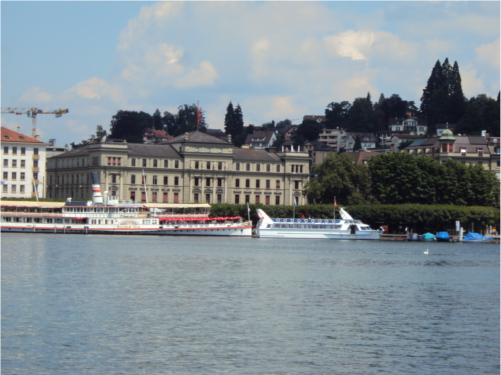
#> input picture Lab/Lab3/slike/1.JPG, 501 x 375 px; its folder holds 3 pictures in this run
$ python main.py
#> lines starting #> are read from the running program, lines starting #| are printed output that depends on the picture
import cv2
import numpy as np
import os


def create_panorama(images, min_match_count=30):
    # Initialize SIFT detector
    sift = cv2.SIFT_create()

    # Placeholder for the final panorama
    panorama = None

    # Iterate over all image pairs
    for i in range(len(images) - 1):
        # Convert images to grayscale
        gray1 = cv2.cvtColor(images[i], cv2.COLOR_BGR2GRAY)
        gray2 = cv2.cvtColor(images[i + 1], cv2.COLOR_BGR2GRAY)

        # Detect keypoints and compute descriptors
        kp1, des1 = sift.detectAndCompute(gray1, None)
        kp2, des2 = sift.detectAndCompute(gray2, None)

        # FLANN matcher - pair key points
        FLANN_INDEX_KDTREE = 1
        index_params = dict(algorithm=FLANN_INDEX_KDTREE, trees=5)
        search_params = dict(checks=50)
        flann = cv2.FlannBasedMatcher(index_params, search_params)

        matches = flann.knnMatch(des1, des2, k=2)

        # Lowe's ratio test to find good matches
        good_matches = []
        for m, n in matches:
            if m.distance < 0.7 * n.distance:
                good_matches.append(m)

        if len(good_matches) > min_match_count:
            src_pts = np.float32([kp1[m.queryIdx].pt for m in good_matches]).reshape(-1, 1, 2)
            dst_pts = np.float32([kp2[m.trainIdx].pt for m in good_matches]).reshape(-1, 1, 2)

            # Calculate Homography - in order to join images
            M, mask = cv2.findHomography(src_pts, dst_pts, cv2.RANSAC, 5.0)

            # Warp images to create panorama - join images
            if panorama is None:
                panorama = images[i]
            h, w = images[i + 1].shape[:2]
            w = cv2.warpPerspective(panorama, M, (panorama.shape[1] + w, h))
            w[0:h, 0:images[i + 1].shape[1]] = images[i + 1]

            panorama = w
        else:
            print("Not enough matches are found for images {} and {} - {}/{}".format(i, i + 1, len(good_matches),
                                                                                     min_match_count))
            return None

    return panorama


# Load images
image_directory = os.path.join(os.getcwd(), "slike")
image_paths = sorted(
    [os.path.join(image_directory, path) for path in os.listdir(image_directory) if path.endswith('.JPG')])
images = [cv2.imread(path) for path in image_paths]
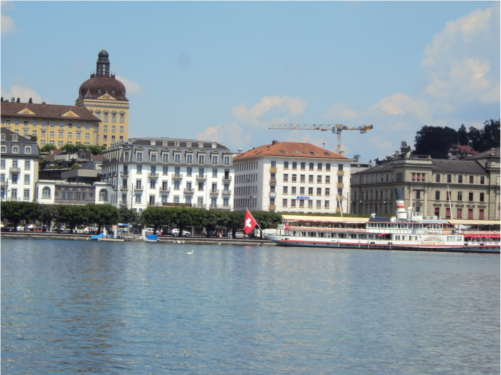
#> input picture Lab/Lab3/slike/2.JPG, 501 x 375 px
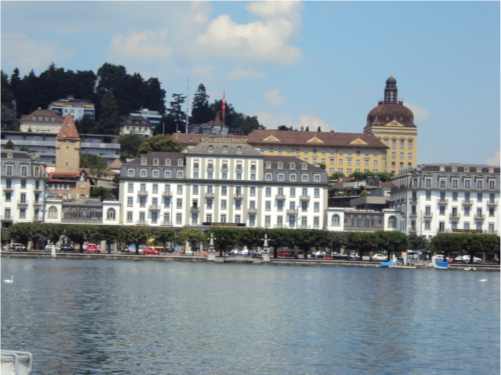
#> input picture Lab/Lab3/slike/3.JPG, 501 x 375 px
#> images = 3 items

# Create panorama
panorama = create_panorama(images)
#> the loop in create_panorama, `for i in range(len(images) - 1):` made 2 passes
#> (FLANN_INDEX_KDTREE, index_params, search_params, matches, h) on passes 1 to 2: (1, {'algorithm': 1, 'trees': 5}, {'checks': 50}, 1315 matches, 375), (1, {'algorithm': 1, 'trees': 5}, {'checks': 50}, 1298 matches, 375)
#> pass 1, in create_panorama, `gray2 = cv2.cvtColor(images[i + 1], cv2.COLOR_BGR2GRAY)`:
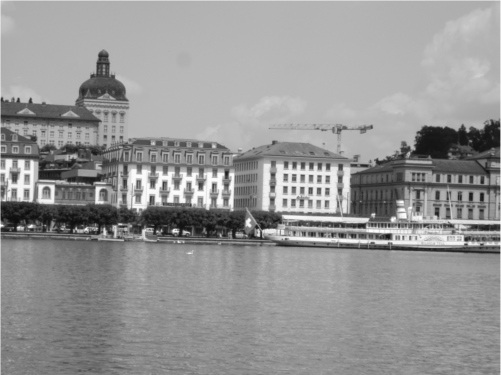
#> gray2: shape (375, 501); min 12, max 254, mean 149.4
#> pass 1, in create_panorama, `w = cv2.warpPerspective(panorama, M, (panorama.shape[1] + w, h))`:
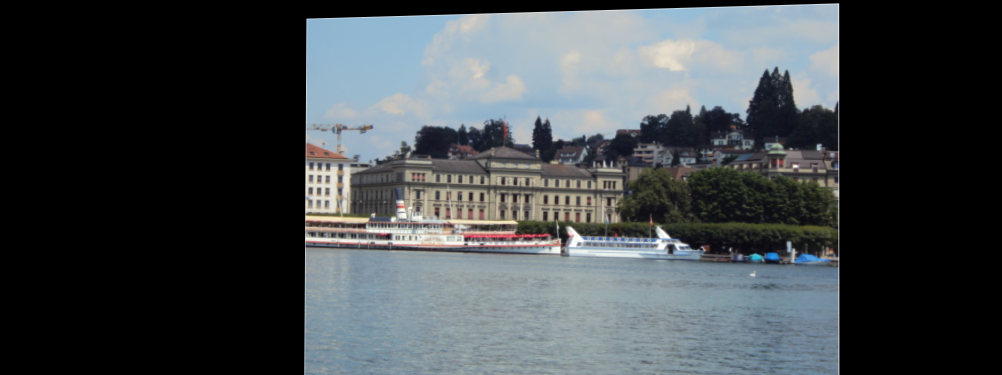
#> w: shape (375, 1002, 3); mean B, G, R 74.8, 71.6, 66.2
#> pass 1, in create_panorama, `panorama = w`:
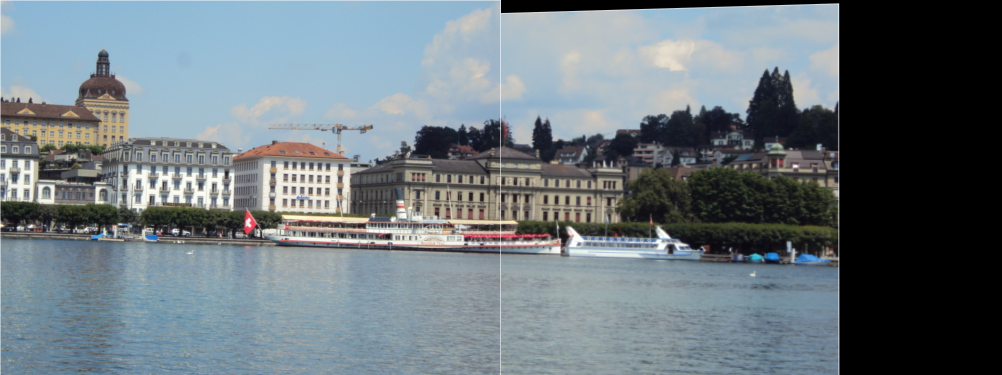
#> panorama: shape (375, 1002, 3); mean B, G, R 125.7, 119.3, 108.5
#> after the loop in create_panorama, `for i in range(len(images) - 1):`:
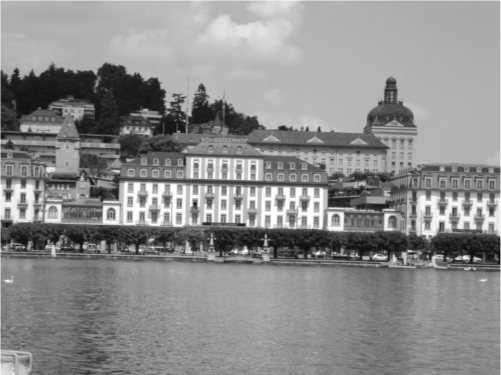
#> gray2: shape (375, 501); min 14, max 255, mean 140.1
#> after the loop in create_panorama, `for i in range(len(images) - 1):`:
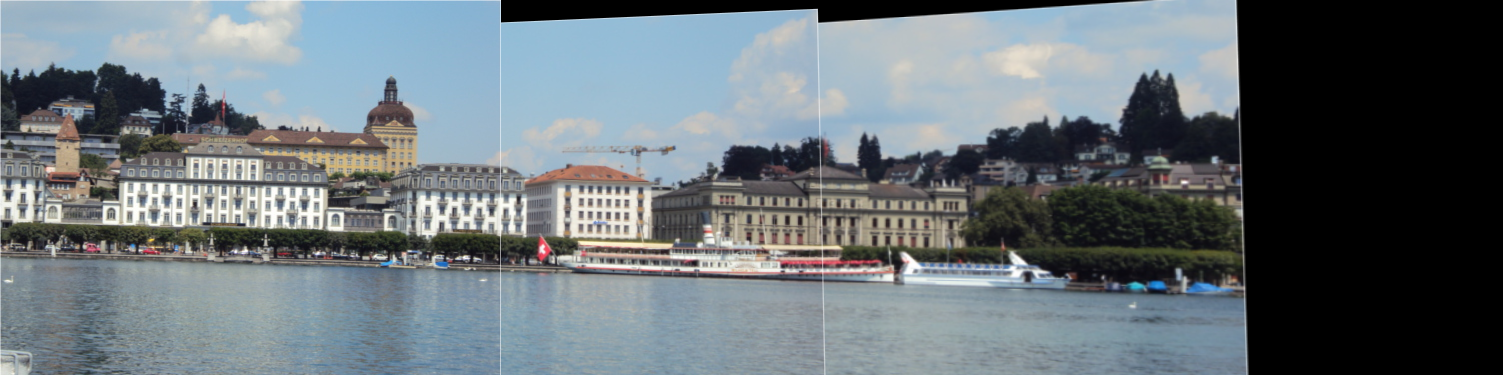
#> panorama: shape (375, 1503, 3); mean B, G, R 120.2, 114.9, 105.7

# Save the panorama
if panorama is not None:
    cv2.imwrite('panorama.jpg', panorama)
    print("Panorama saved.")
    cv2.imshow('Panorama', panorama)
    cv2.waitKey(0)
    cv2.destroyAllWindows()
else:
    print("Panorama creation failed.")
